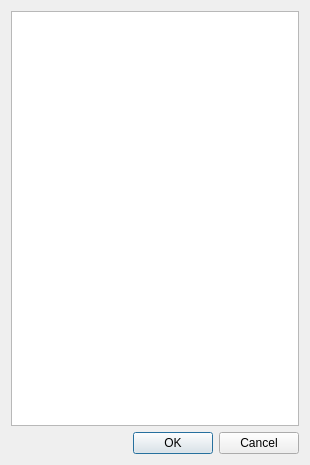
<?xml version="1.0" encoding="UTF-8"?>
<ui version="4.0">
 <class>CSearchConst</class>
 <widget class="QDialog" name="CSearchConst">
  <property name="geometry">
   <rect>
    <x>0</x>
    <y>0</y>
    <width>310</width>
    <height>465</height>
   </rect>
  </property>
  <property name="windowTitle">
   <string>Search a constellation</string>
  </property>
  <layout class="QVBoxLayout" name="verticalLayout_2">
   <item>
    <layout class="QVBoxLayout" name="verticalLayout">
     <item>
      <widget class="QListWidget" name="listWidget"/>
     </item>
     <item>
      <layout class="QHBoxLayout" name="horizontalLayout">
       <item>
        <spacer name="horizontalSpacer">
         <property name="orientation">
          <enum>Qt::Horizontal</enum>
         </property>
         <property name="sizeHint" stdset="0">
          <size>
           <width>40</width>
           <height>20</height>
          </size>
         </property>
        </spacer>
       </item>
       <item>
        <widget class="QPushButton" name="pushButton_2">
         <property name="text">
          <string>OK</string>
         </property>
        </widget>
       </item>
       <item>
        <widget class="QPushButton" name="pushButton">
         <property name="text">
          <string>Cancel</string>
         </property>
        </widget>
       </item>
      </layout>
     </item>
    </layout>
   </item>
  </layout>
 </widget>
 <resources/>
 <connections/>
</ui>
